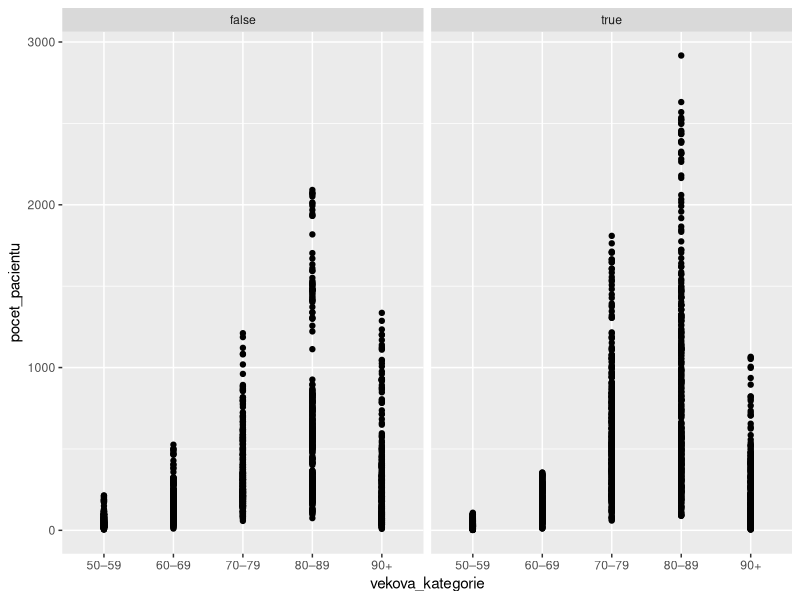
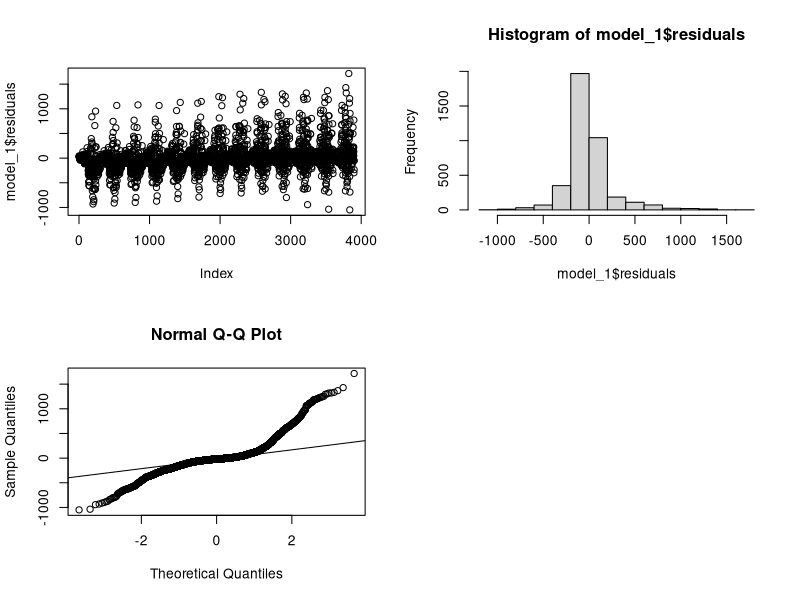
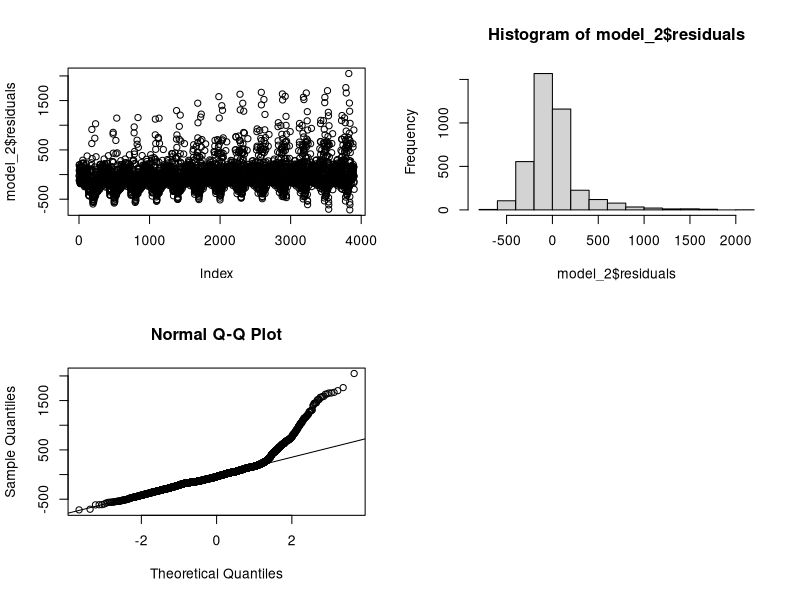
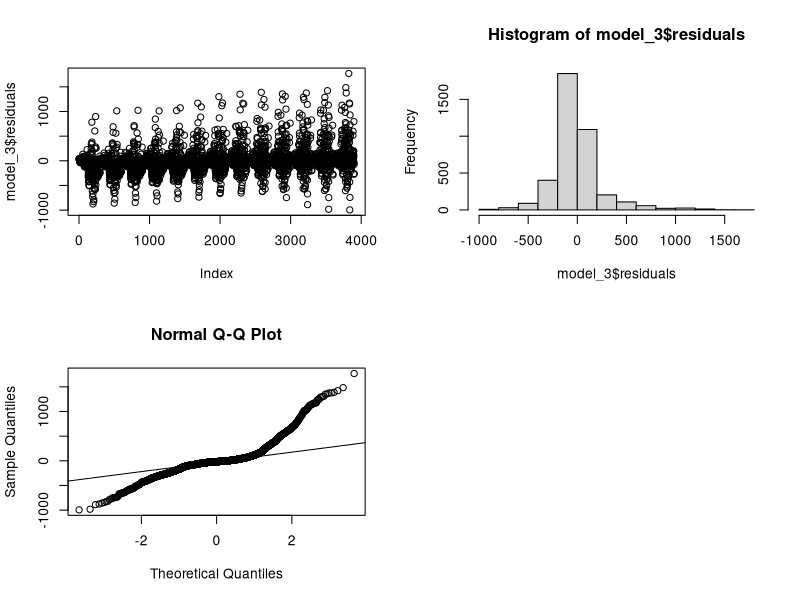

Source code (R) for these figures, in order:
#Zdroj dat: Otevřená data/ÚZIS

# Vymazání proměnných z případných minulých sessions
rm(list = ls())

# Načtení potřebných knihoven v jazyce R
library(dplyr)
library(readr)
library(ggplot2)
library(car)

# Načtení datasetu do proměnné data
data <- read.csv("alzheimer-data.csv")

# Popisná analýzy datasetu
summary(data)

# Vizualizace vztahu třech proměnných
ggplot(data, aes(x = vekova_kategorie, y = pocet_pacientu)) +
    geom_point() +
    facet_wrap(~alzheimerova_nemoc)

# Tvorba prvního modelu lineární regresní analýzy + jeho zobrazení v konzoli
model_1 <- lm(pocet_pacientu ~ vekova_kategorie * pohlavi * alzheimerova_nemoc, data = data)
summary(model_1)

# Tvorba druhého modelu lineární regresní analýzy + jeho zobrazení v konzoli
model_2 <- lm(pocet_pacientu ~ vekova_kategorie + pohlavi + alzheimerova_nemoc, data = data)
summary(model_2)

# Tvorba třetího modelu lineární rgresní analýzy + jeho zobrzaení v konzoli
model_3 <- lm(pocet_pacientu ~ vekova_kategorie + pohlavi + alzheimerova_nemoc + vekova_kategorie:pohlavi + vekova_kategorie:alzheimerova_nemoc, data = data)
summary(model_3)

# Extrakce R-squared hodnot
r_squared_1 <- summary(model_1)$r.squared
r_squared_2 <- summary(model_2)$r.squared
r_squared_3 <- summary(model_3)$r.squared


# Extrakce AIC hodnot
AIC_1 <- AIC(model_1)
AIC_2 <- AIC(model_2)
AIC_3 <- AIC(model_3)


# Extrakce BIC hodnot
BIC_1 <- BIC(model_1)
BIC_2 <- BIC(model_2)
BIC_3 <- BIC(model_3)


# Vytvořil jsem taublku pro srovnání hodnot
comparison_table <- data.frame(
    Model = c("Model 1", "Model 2", "Model 3"),
    R_squared = c(r_squared_1, r_squared_2, r_squared_3),
    AIC = c(AIC_1, AIC_2, AIC_3),
    BIC = c(BIC_1, BIC_2, BIC_3)

)


# Vypisuji tabulku srovnání do konzole
print(comparison_table)

# Ověření residuals
par(mfrow = c(2, 2))
plot(model_1$residuals)
hist(model_1$residuals)
qqnorm(model_1$residuals)
qqline(model_1$residuals)

par(mfrow = c(2, 2))
plot(model_2$residuals)
hist(model_2$residuals)
qqnorm(model_2$residuals)
qqline(model_2$residuals)

par(mfrow = c(2, 2))
plot(model_3$residuals)
hist(model_3$residuals)
qqnorm(model_3$residuals)
qqline(model_3$residuals)

# Rozděluji do trénovací a testovací množiny
set.seed(123)  # pro reprodukovatelnost
train_index <- sample(nrow(data), 0.8*nrow(data))
test_data <- data[-train_index, ]
train_data <- data[train_index, ]

# Tvorba modelů na trénovací množině
model_1_train <- lm(pocet_pacientu ~ vekova_kategorie * pohlavi * alzheimerova_nemoc, data = train_data)
model_2_train <- lm(pocet_pacientu ~ vekova_kategorie + pohlavi + alzheimerova_nemoc, data = train_data)
model_3_train <- lm(pocet_pacientu ~ vekova_kategorie + pohlavi + alzheimerova_nemoc + vekova_kategorie:pohlavi + vekova_kategorie:alzheimerova_nemoc, data = train_data)

# Predikce hodnot pro testovací množinu
model_1_test_pred <- predict(model_1_train, newdata = test_data)
model_1_test_perf <- cor(model_1_test_pred, test_data$pocet_pacientu)^2


model_2_test_pred <- predict(model_2_train, newdata = test_data)
model_2_test_perf <- cor(model_2_test_pred, test_data$pocet_pacientu)^2


model_3_test_pred <- predict(model_3_train, newdata = test_data)
model_3_test_perf <- cor(model_3_test_pred, test_data$pocet_pacientu)^2

# Vypisuji závěry testu
cat("R-squared pro testovací model 1:", model_1_test_perf, "\n")
cat("R-Squared pro testovací model 2:", model_2_test_perf, "\n")
cat("R-Squared pro testovací model 3:", model_3_test_perf, "\n")
